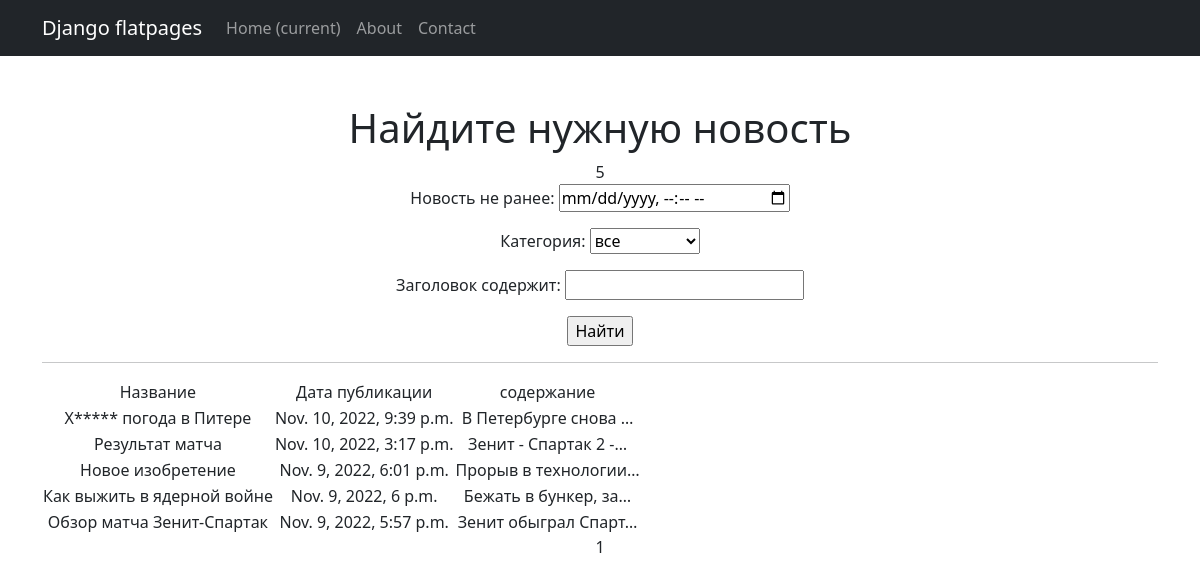
The app's page /search/, older data.
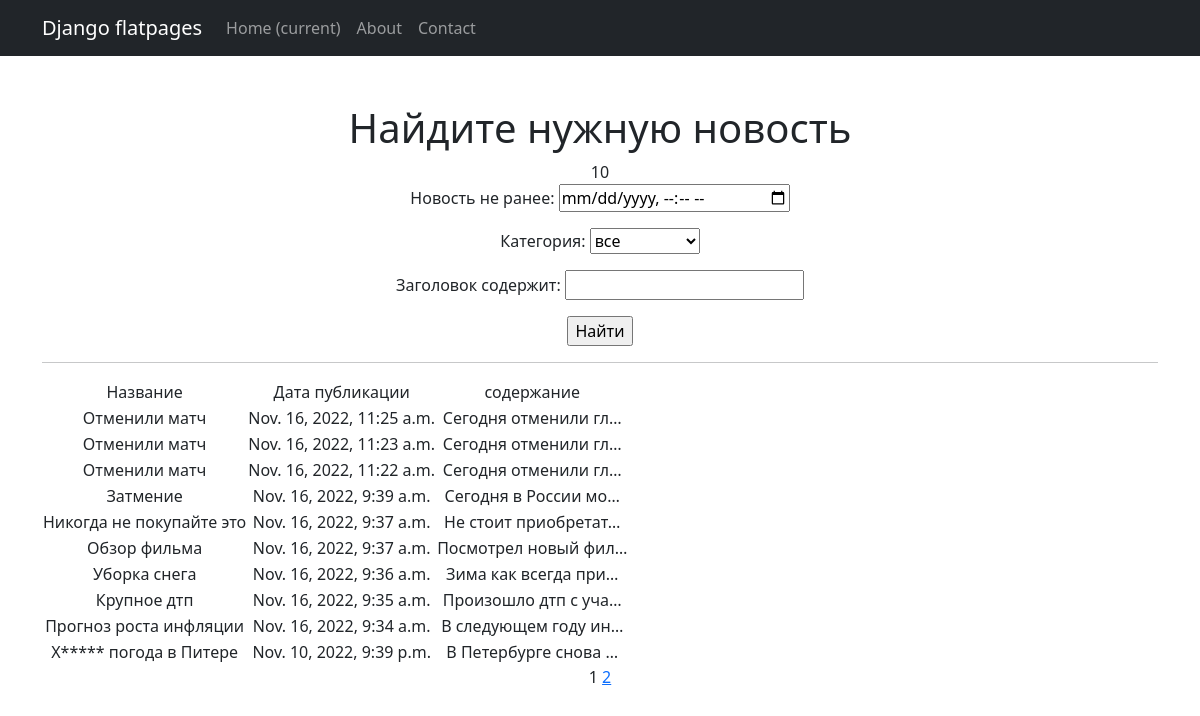
The same page, newer data.
### news/models.py (models this page shows, shortened)
class Post(models.Model):
    article = 'ar'
    new = 'ne'
    POSTVARIETY = [
        (article, 'Статья'),
        (new, 'Новость')
    ]
    author = models.ForeignKey(Author, on_delete=models.CASCADE)
    post_variety = models.CharField(max_length=2, choices=POSTVARIETY, default=article)
    dateCreation = models.DateTimeField(auto_now_add=True)
    category = models.ManyToManyField(Category, through="PostCategory")
    title = models.CharField(max_length=255, default="Новый контент")
    text = models.TextField()
    rating = models.IntegerField(default=0)

### news/views.py (the view)
# urls.py: path('search/', PostSearch.as_view(), name='news_search'),
class PostSearch(ListView):
    model = Post
    ordering = '-dateCreation'
    template_name = 'news_search.html'
    context_object_name = 'news'
    paginate_by = 10
    def get_queryset(self):
        queryset = super().get_queryset()
        self.filterset = NewsFilter(self.request.GET, queryset)
        return self.filterset.qs
    def get_context_data(self, **kwargs):
        context = super().get_context_data(**kwargs)
        context['filterset'] = self.filterset
        return context

### news/models.py (called while the page is built)
    def __str__(self):
        return self.category

### news/templatetags/custom_filters.py (called while the page is built)
@register.filter()
def censor(value):
   bad_words = ['Хуй','хуй','Бля','бля','еба','Еба','пиз','Пиз','Хер','хер', 'хуе','Хуе']
   value_= value.split()
   result = []
   for a in value_:
      if a[:3] in bad_words:
         a = a[0] + "*"*len(a[1:])
         result.append(a)
      else:
          result.append(a)
   return " ".join(result)

### templates/news_search.html (shortened to what this page needs)
{% extends 'flatpages/default.html' %}
{% load custom_filters %}
{% load custom_tags %}
{% block content %}
   <h1>Найдите нужную новость</h1>
   {{news|length}}
   <form action="" method="get">
       {{ filterset.form.as_p }}
       <input type="submit" value="Найти" />
   </form>
   <hr>
   {% if news %}
       <table>
           <tr>
               <td>Название</td>
               <td>Дата публикации</td>
               <td>содержание</td>
           </tr>
           {% for new in news %}
           <tr>
               <td>{{ new.title|censor }}</td>
               <td>{{ new.dateCreation }}</td>
               <td>{{ new.text|truncatechars:20|censor }}</td>
           </tr>
           {% endfor %}
       </table>
   {% else %}
       <h2>Новостей нет!</h2>
   {% endif %}
   {{ page_obj.number }}
   {% if page_obj.has_next %}
       <a href="?page={{ page_obj.next_page_number }}">{{ page_obj.next_page_number }}</a>
   {% endif %}
{% endblock content %}

Row changes from the older to the newer data that the page shows:
no longer on this page (row unchanged): Post: title|censor "Результат матча", dateCreation "Nov. 10, 2022, 3:17 p.m.", text|censor "Зенит - Спартак 2 -…"
no longer on this page (row unchanged): Post: title|censor "Новое изобретение", dateCreation "Nov. 9, 2022, 6:01 p.m.", text|censor "Прорыв в технологии…"
no longer on this page (row unchanged): Post: title|censor "Как выжить в ядерной войне", dateCreation "Nov. 9, 2022, 6 p.m.", text|censor "Бежать в бункер, за…"
no longer on this page (row unchanged): Post: title|censor "Обзор матча Зенит-Спартак", dateCreation "Nov. 9, 2022, 5:57 p.m.", text|censor "Зенит обыграл Спарт…"
added Post: title|censor "Отменили матч", dateCreation "Nov. 16, 2022, 11:25 a.m.", text|censor "Сегодня отменили гл…"
added Post: title|censor "Отменили матч", dateCreation "Nov. 16, 2022, 11:23 a.m.", text|censor "Сегодня отменили гл…"
added Post: title|censor "Отменили матч", dateCreation "Nov. 16, 2022, 11:22 a.m.", text|censor "Сегодня отменили гл…"
added Post: title|censor "Затмение", dateCreation "Nov. 16, 2022, 9:39 a.m.", text|censor "Сегодня в России мо…"
added Post: title|censor "Никогда не покупайте это", dateCreation "Nov. 16, 2022, 9:37 a.m.", text|censor "Не стоит приобретат…"
added Post: title|censor "Обзор фильма", dateCreation "Nov. 16, 2022, 9:37 a.m.", text|censor "Посмотрел новый фил…"
added Post: title|censor "Уборка снега", dateCreation "Nov. 16, 2022, 9:36 a.m.", text|censor "Зима как всегда при…"
added Post: title|censor "Крупное дтп", dateCreation "Nov. 16, 2022, 9:35 a.m.", text|censor "Произошло дтп с уча…"
added Post: title|censor "Прогноз роста инфляции", dateCreation "Nov. 16, 2022, 9:34 a.m.", text|censor "В следующем году ин…"
Text that changed along with them:
{{ news|length }}: "5" → "10"
{{ page_obj.next_page_number }}: (not shown) → "2"
